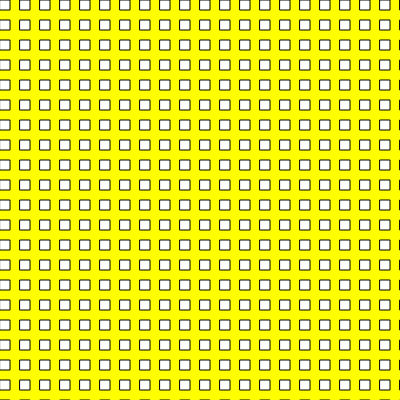
Frame 1 (no input)
Frame 60 (no input): identical to frame 1, image omitted
Frame 120 (the mouse pressed at the canvas centre since frame 60): identical to frame 1, image omitted

The p5.js sketch that drew this single still picture (run headless with seeded random() and noise() and a simulated clock; from frame 60 on, the mouse is pressed at the canvas centre):

// p5.js sketch
// ── sketch.js
let state = 0;

function setup() {
  createCanvas(400, 400);
}

function draw() {

  background(100);

  switch (state) {

    case 0:
      background("yellow");
    //text("0", 100, 100);

    for (let j = 0 ; j < 100; j++) {
      for (let i = 0 ; i < 100; i++) {
        fill('white');
        rect(i*20, j*20, 10, 10) ;
      }
    }
      break;

    case 1:
      background('red') ;
      //text("1", 100, 100);

      for (let j = 0 ; j < 100; j++) {
        for (let i = 0 ; i < 100; i++) {
          fill('black');
          rect(i*20, j*10, 5, 10) ;
        }
      }

      break;

    case 2:
      background('blue') ;
      //text("2", 100, 100);

      for (let j = 0 ; j < 100; j++) {
        for (let i = 0 ; i < 100; i++) {
          fill('purple');
          rect(i*10, j*10, 10, 5) ;
        }
      }

      break;

    case 3:
      background('green') ;
    //  text("case 3", 100, 100);

    for (let j = 0 ; j < 100; j++) {
      for (let i = 0 ; i < 100; i++) {
        fill('yellow');
        rect(i*10, j*10, 10, 10) ;
      }
    }

      break;

    case 4:
    //  text("case 4", 100, 100);
    for (let j = 0 ; j < 100; j++) {
      for (let i = 0 ; i < 100; i++) {
        fill('white');
        ellipse(i*30, j*10, 10, 5) ;
      }
    }

      break;

  }
}

function mouseReleased() {
  state++;
  if (state > 4) state = 0;

}
